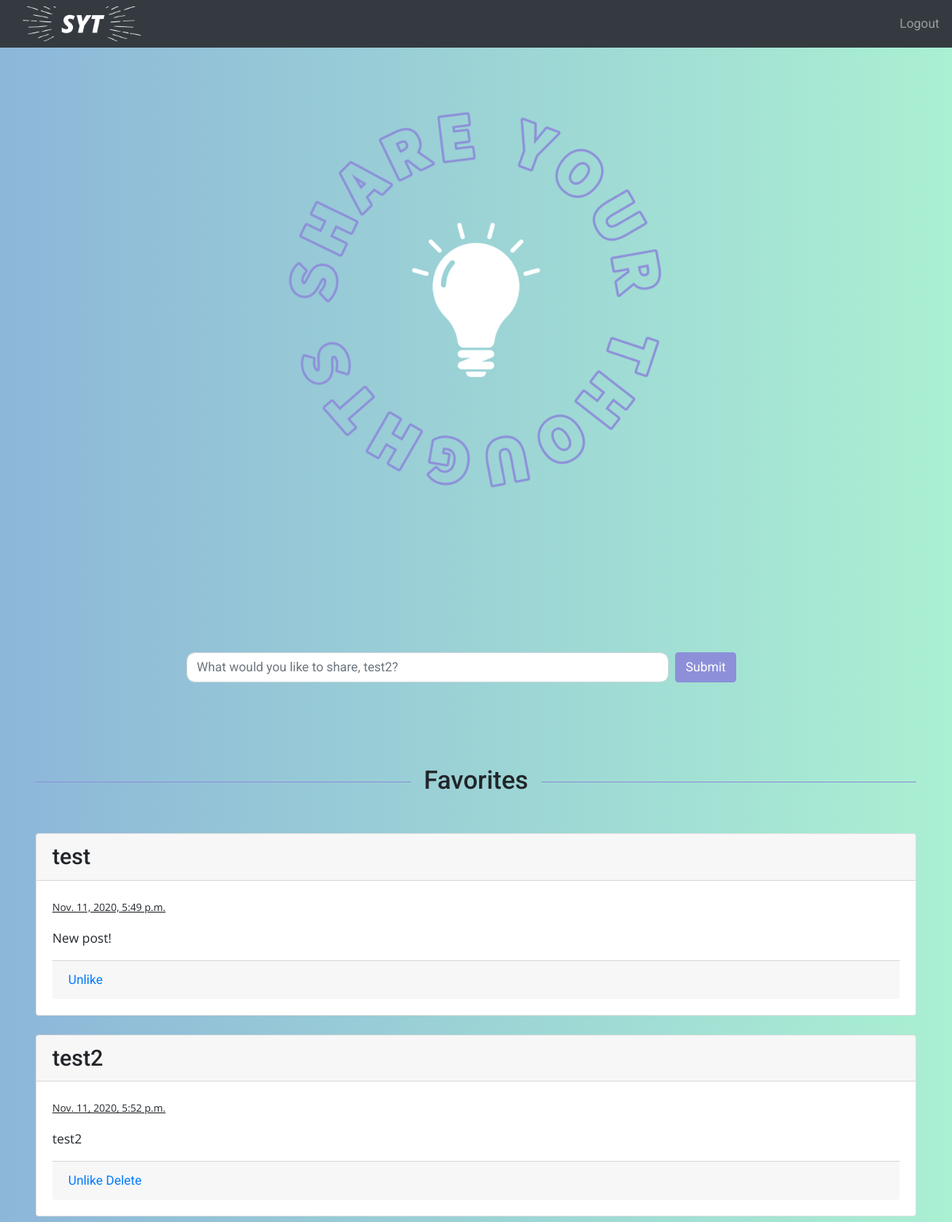
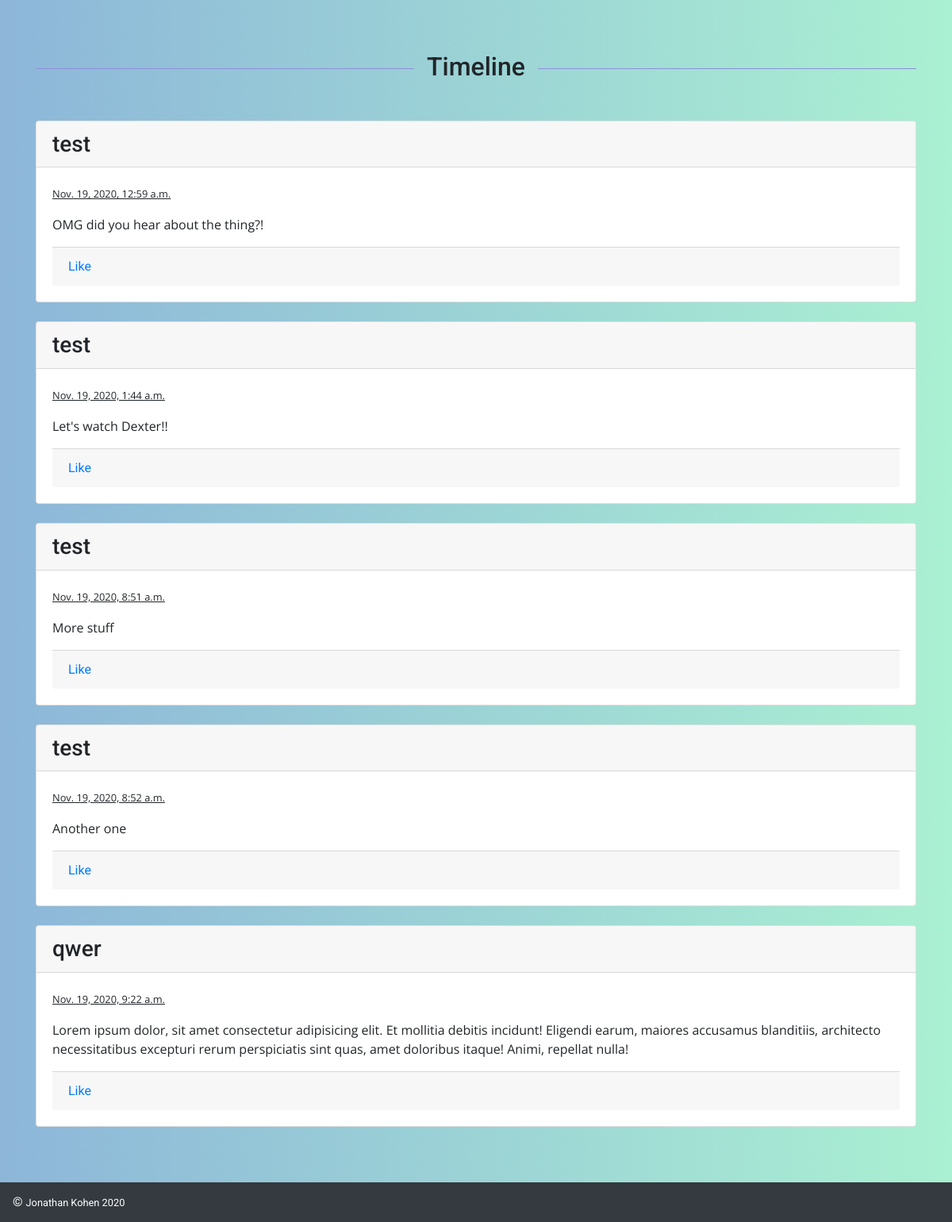
Screenshot of /home (signed in) with the database file from the repository (2 pictures, top to bottom).
### social_network/models.py (models this page shows)
class User(models.Model):
    first_name = models.CharField(max_length=255)
    last_name = models.CharField(max_length=255)
    email = models.CharField(max_length=255)
    password = models.CharField(max_length=255)
    created_at = models.DateTimeField(auto_now_add = True)
    updated_at = models.DateTimeField(auto_now = True)
    objects = UserManager()

class Post(models.Model):
    content = models.TextField()
    uploader = models.ForeignKey(User, related_name = "posts_uploaded", on_delete = models.CASCADE)
    likes = models.ManyToManyField(User, related_name = "posts_liked")
    created_at = models.DateTimeField(auto_now_add = True)
    updated_at = models.DateTimeField(auto_now = True)
    objects = PostManager()

### social_network/views.py (the view)
# urls.py: 2. Add a URL to urlpatterns:  path('', views.home, name='home')
def home(req):
    if 'logged_id' not in req.session:
        messages.error(req, "Login required.")
        return redirect('/')
    all_posts = Post.objects.all()
    liked_posts = Post.objects.filter(likes= User.objects.get(id = req.session['logged_id']))
    logged_user = User.objects.get(id = req.session['logged_id'])
    for post in all_posts:
        for like in liked_posts:
            if logged_user.id == like.id:
                print(logged_user.id, like.id)
    context = {
        'logged_user': User.objects.get(id = req.session['logged_id']),
        "all_posts": Post.objects.all(),
        "liked_posts": Post.objects.filter(likes= User.objects.get(id = req.session['logged_id'])),
        "other_posts": Post.objects.exclude(likes= User.objects.get(id = req.session['logged_id'])),
    }
    return render(req, 'home.html', context)

### social_network/templates/home.html (shortened to what this page needs)
<!DOCTYPE html>
<html lang="en">
    <head>
        <link
            rel="stylesheet"
            href="https://stackpath.bootstrapcdn.com/bootstrap/4.5.2/css/bootstrap.min.css"
        />
        {% load static %}
        <link
            rel="stylesheet"
            type="text/css"
            href="{% static 'css/styles.css' %}"
        />
        {% load static %}
    </head>
    <body>
        <header>
            <nav class="navbar navbar-expand-lg navbar-dark bg-dark">
                {% load static %}
                <img
                    src="{% static 'images/navbar_logo.png' %}"
                    alt="Logo"
                    class="navbar_logo"
                />
                <div
                    class="collapse navbar-collapse"
                    id="navbarSupportedContent"
                >
                    <a id="logout" href="/logout">Logout</a>
                </div>
            </nav>
        </header>
        <div class="container">
            <div class="row mt-5 mb-4">
                <div class="col col-lg-6 mx-auto">
                    {% load static %}
                    <img
                        src="{% static 'images/wacky.png' %}"
                        alt="Logo"
                        id="home_logo"
                    />
                </div>
            </div>
            <div class="row mb-5">
                <div class="col col-lg-8 mx-auto">
                    <form
                        class="form-inline"
                        action="/create_post"
                        method="post"
                    >
                        <input
                            type="text"
                            name="post_content"
                            class="form-control col-lg-10 mb-2 mr-sm-2"
                            id="inlineFormInputThoughts2"
                            placeholder="What would you like to share, {{logged_user.first_name}}?"
                        />
                        <button type="submit" class="btn btn-primary mb-2">
                            Submit
                        </button>
                    </form>
                </div>
            </div>
            <div class="row">
                <div class="col">
                    <h2 class="my-5">Favorites</h2>
                    {% for post_object in liked_posts %}
                    <div class="card mb-4">
                        <h3 class="card-header">
                            {{post_object.uploader.first_name}}
                        </h3>
                        <div class="card-body">
                            <p class="text-muted">
                                <small
                                    ><a href="/posts/{{post_object.id}}"
                                        >{{post_object.created_at}}</a
                                    ></small
                                >
                            </p>
                            <p class="card-text">{{post_object.content}}</p>
                            <div class="card-footer">
                                <a href="/unlike/{{post_object.id}}">Unlike</a>
                                {% if post_object.uploader == logged_user %}
                                <a href="/delete/{{post_object.id}}">Delete</a>
                                {% endif %}
                            </div>
                        </div>
                    </div>
                    {% endfor %}
                </div>
            </div>
            <div class="row mb-5">
                <div class="col mb-5">
                    <h2 class="my-5">Timeline</h2>
                    {% for post_object in other_posts %}
                    <div class="card mb-4">
                        <h3 class="card-header">
                            {{post_object.uploader.first_name}}
                        </h3>
                        <div class="card-body">
                            <p class="text-muted">
                                <small
                                    ><a href="/posts/{{post_object.id}}"
                                        >{{post_object.created_at}}</a
                                    ></small
                                >
                            </p>
                            <p class="card-text">{{post_object.content}}</p>
                            <div class="card-footer">
                                <a href="/like/{{post_object.id}}">Like</a>
                            </div>
                        </div>
                    </div>
                    {% endfor %}
                </div>
            </div>
        </div>
        <footer>
            <nav class="navbar fixed-bottom navbar-dark bg-dark">
                <a class="navbar-brand" href="https://github.com/jonathankohen"
                    >&copy; <small>Jonathan Kohen 2020</small></a
                >
            </nav>
        </footer>
    </body>
</html>

### social_network/static/css/styles.css (style rules this page uses)
:root { --blue: #8db6d9; --mint: #aaf0d2; --purple: #8d90d9; --dark-purple: #7575d0; --text-shadow: 0px 2px 1px rgba(0, 0, 0, 0.4), 0px 2px 3px rgba(0, 0, 0, 0.1), 0px 6px 8px rgba(0, 0, 0, 0.1); }
body { font-family: 'Roboto', sans-serif; background: linear-gradient(to right, var(--blue), var(--mint)); }
.navbar-brand { font-size: medium; }
.navbar_logo { width: 175px; }
#logout { color: rgba(255, 255, 255, 0.5); display: block; padding: 0.5rem 0rem; }
#home_logo { max-width: 100%; height: auto; }
h2 { overflow: hidden; text-align: center; }
h2:before, h2:after { background-color: var(--purple); content: ''; display: inline-block; height: 1px; position: relative; vertical-align: middle; width: 50%; }
h2:before { right: 0.5em; margin-left: -50%; }
h2:after { left: 0.5em; margin-right: -50%; }
p { font-family: 'Open Sans', sans-serif; }
.form-control { border-radius: 10px; }
.btn-primary { background-color: var(--purple); border-color: var(--purple); }
small a { color: #212529; text-decoration: underline; }
@media (min-width: 768px) { form { margin-top: 150px; } }

### rows the page displays
User: post_content "What would you like to share, test2?"
Post: uploader.first_name "test", created_at "Nov. 11, 2020, 5:49 p.m.", content "New post!"
Post: uploader.first_name "test2", created_at "Nov. 11, 2020, 5:52 p.m.", content "test2"
Post: uploader.first_name "test", created_at "Nov. 19, 2020, 12:59 a.m.", content "OMG did you hear about the thing?!"
Post: uploader.first_name "test", created_at "Nov. 19, 2020, 1:44 a.m.", content "Let's watch Dexter!!"
Post: uploader.first_name "test", created_at "Nov. 19, 2020, 8:51 a.m.", content "More stuff"
Post: uploader.first_name "test", created_at "Nov. 19, 2020, 8:52 a.m.", content "Another one"
Post: uploader.first_name "qwer", created_at "Nov. 19, 2020, 9:22 a.m.", content "Lorem ipsum dolor, sit amet consectetur adipisicing elit. Et mollitia debitis incidunt! Eligendi earum, maiores accusamus blanditiis, architecto necessitatibus excepturi rerum perspiciatis sint quas, amet doloribus itaque! Animi, repellat nulla!"
